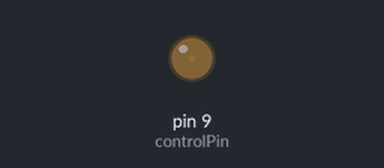
This sketch was run on a simulated Arduino Uno, built with avr-gcc and run on an emulated ATmega328P. Parts: output pins drawn as LEDs (lit = HIGH).

Above: at 0.05 s.
At 2.3 s:
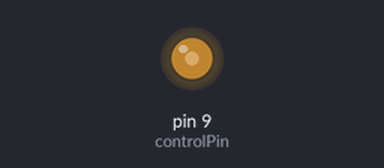
At 4.6 s:
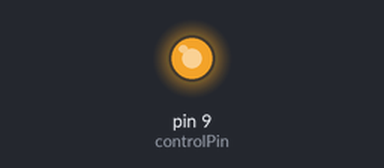
At 9.2 s:
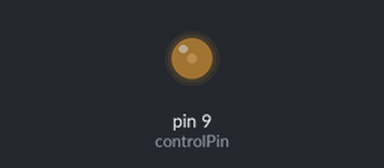
Timing chart, 0 to 13.3 s (numbered marks = the images above):
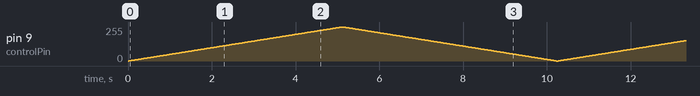

The sketch:

APK2127_Power_Drivers.ino
```cpp
const int controlPin = 9; // PWM pin connected to the control input of APK2127

void setup() {
  pinMode(controlPin, OUTPUT); // Set the control pin as an output
  Serial.begin(9600); // Initialize serial communication for debugging
}

void loop() {
  // Gradually increase the brightness (PWM) over 5 seconds
  for (int pwmValue = 0; pwmValue <= 255; pwmValue++) {
    analogWrite(controlPin, pwmValue); // Send PWM signal to control the output
    delay(20); // Wait for a short time before increasing the value
  }

  // Gradually decrease the brightness (PWM) over 5 seconds
  for (int pwmValue = 255; pwmValue >= 0; pwmValue--) {
    analogWrite(controlPin, pwmValue); // Send PWM signal to control the output
    delay(20); // Wait for a short time before decreasing the value
  }
}
```
